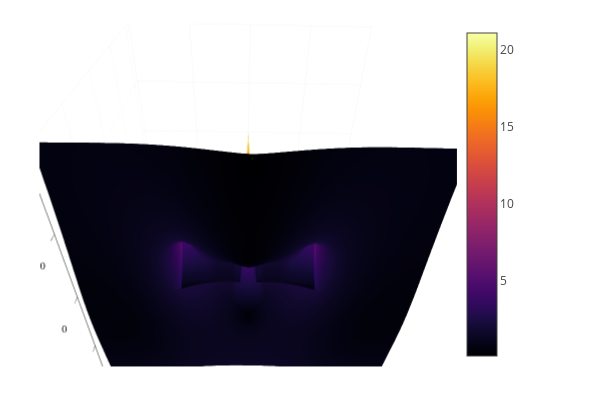

Notebook code for this chart:
### Code cell
plotly()
surface(xA,yA,imagenE)

### Figure 1 — Plotly figure (JSON) as saved in the notebook; plotly's stock layout.template omitted (floating-point values rounded to 4 significant figures; data arrays with more than 128 entries replaced by an {"elided": "..."} marker saying what was removed)
{"data": [{"cmax": 21.07, "cmin": 0.08892, "colorbar": {"len": 0.9525, "title": {"text": ""}, "x": 0.7615, "y": 0.5139}, "colorscale": {"elided": "256x2 mixed values"}, "name": "y1", "opacity": null, "scene": "scene", "showlegend": false, "showscale": true, "type": "surface", "x": [-200, -190, -180, -170, -160, -150, -140, -130, -120, -110, -100, -90, -80, -70, -60, -50, -40, -30, -20, -10, 0, 10, 20, 30, 40, 50, 60, 70, 80, 90, 100, 110, 120, 130, 140, 150, 160, 170, 180, 190, 200], "xaxis": "x", "y": [-100, -90, -80, -70, -60, -50, -40, -30, -20, -10, 0, 10, 20, 30, 40, 50, 60, 70, 80, 90, 100], "yaxis": "y", "z": {"elided": "21x41 float values"}, "zaxis": "z", "zmax": 21.07, "zmin": 0.08892}], "layout": {"annotations": [], "height": 400, "legend": {"bgcolor": "rgba(255, 255, 255, 1.000)", "bordercolor": "rgba(0, 0, 0, 1)", "borderwidth": 1, "font": {"color": "rgba(0, 0, 0, 1)", "family": "sans-serif", "size": 11}, "title": {"font": {"color": "rgba(0, 0, 0, 1)", "family": "sans-serif", "size": 15}, "text": ""}, "tracegroupgap": 0, "traceorder": "normal", "x": 1, "xanchor": "auto", "y": 1, "yanchor": "auto"}, "margin": {"b": 20, "l": 0, "r": 0, "t": 20}, "paper_bgcolor": "rgba(255, 255, 255, 1.000)", "plot_bgcolor": "rgba(255, 255, 255, 1.000)", "scene": {"aspectmode": "auto", "aspectratio": {"x": 1, "y": 1, "z": 1}, "camera": {"center": {"x": 0, "y": 0, "z": 0}, "eye": {"x": -0.01748, "y": -0.9852, "z": -1.277}, "projection": {"type": "perspective"}, "up": {"x": 0, "y": 0, "z": 1}}, "domain": {"x": [0.06582, 0.7615], "y": [0.03762, 0.9902]}, "xaxis": {"gridcolor": "rgba(0, 0, 0, 0.1)", "gridwidth": 0.5, "linecolor": "rgba(0, 0, 0, 1)", "mirror": false, "range": [-200, 200], "showgrid": true, "showline": true, "showticklabels": true, "tickangle": 0, "tickcolor": "rgb(0, 0, 0)", "tickfont": {"color": "rgba(0, 0, 0, 1)", "family": "sans-serif", "size": 11}, "tickmode": "array", "ticks": "inside", "ticktext": ["−200", "−100", "0", "100", "200"], "tickvals": [-200, -100, 0, 100, 200], "title": {"font": {"color": "rgba(0, 0, 0, 1)", "family": "sans-serif", "size": 15}, "text": ""}, "type": "linear", "visible": true, "zeroline": false, "zerolinecolor": "rgba(0, 0, 0, 1)"}, "yaxis": {"gridcolor": "rgba(0, 0, 0, 0.1)", "gridwidth": 0.5, "linecolor": "rgba(0, 0, 0, 1)", "mirror": false, "range": [-100, 100], "showgrid": true, "showline": true, "showticklabels": true, "tickangle": 0, "tickcolor": "rgb(0, 0, 0)", "tickfont": {"color": "rgba(0, 0, 0, 1)", "family": "sans-serif", "size": 11}, "tickmode": "array", "ticks": "inside", "ticktext": ["−100", "−50", "0", "50", "100"], "tickvals": [-100, -50, 0, 50, 100], "title": {"font": {"color": "rgba(0, 0, 0, 1)", "family": "sans-serif", "size": 15}, "text": ""}, "type": "linear", "visible": true, "zeroline": false, "zerolinecolor": "rgba(0, 0, 0, 1)"}, "zaxis": {"gridcolor": "rgba(0, 0, 0, 0.1)", "gridwidth": 0.5, "linecolor": "rgba(0, 0, 0, 1)", "mirror": false, "range": [0.08892, 21.07], "showgrid": true, "showline": true, "showticklabels": true, "tickangle": 0, "tickcolor": "rgb(0, 0, 0)", "tickfont": {"color": "rgba(0, 0, 0, 1)", "family": "sans-serif", "size": 11}, "tickmode": "array", "ticks": "inside", "ticktext": ["5", "10", "15", "20"], "tickvals": [5, 10, 15, 20], "title": {"font": {"color": "rgba(0, 0, 0, 1)", "family": "sans-serif", "size": 15}, "text": ""}, "type": "linear", "visible": true, "zeroline": false, "zerolinecolor": "rgba(0, 0, 0, 1)"}}, "showlegend": true, "width": 600}}
